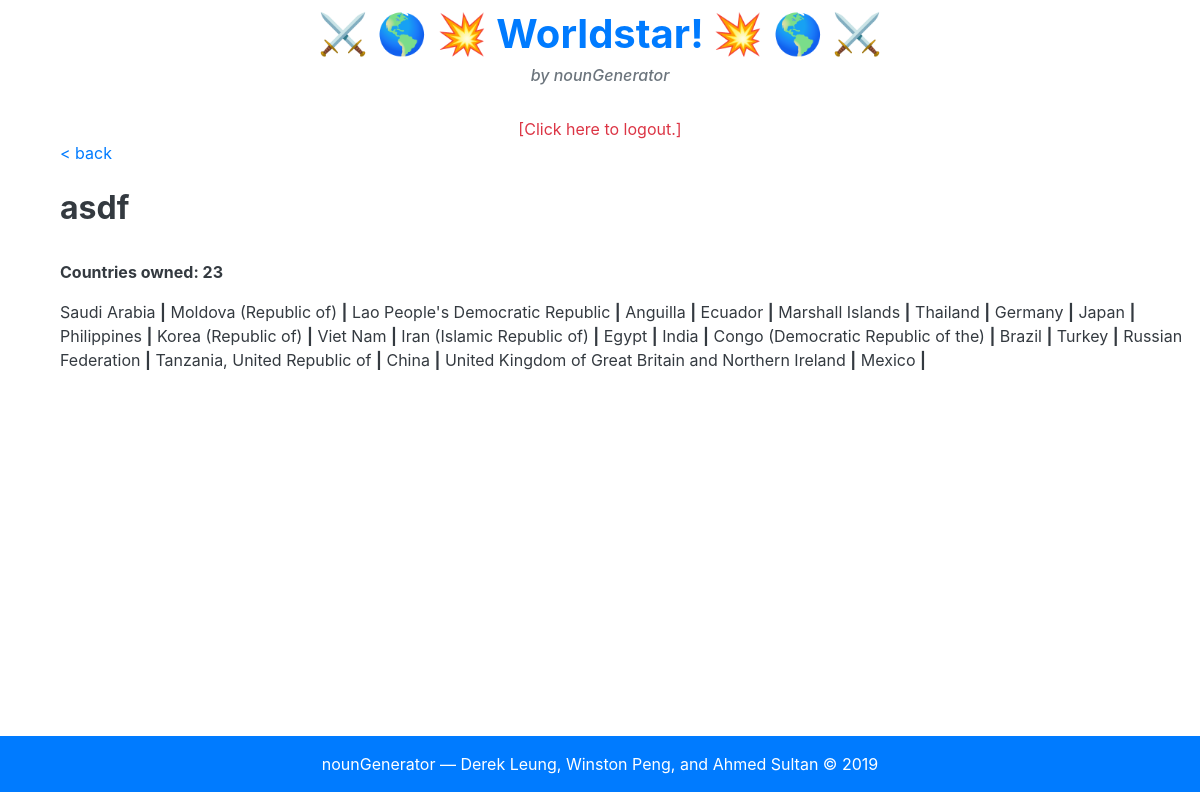
/profile/asdf, run on the app's committed database.
### tables this page shows
CREATE TABLE countrydata(countryname TEXT, owner TEXT, hiScore INTEGER);

### app.py (the view)
@app.route("/profile/<username>")
def profile(username):
    user = ""
    with sqlite3.connect(DB_FILE) as connection:
        cur = connection.cursor()
        qry = 'SELECT username, password FROM userdata;'
        foo = cur.execute(qry)
        userList = foo.fetchall()
        for row in userList:
            if (username == row[0]):
                user = username
                break
    with sqlite3.connect(DB_FILE) as connection2:
        cur = connection2.cursor()
        qry = 'SELECT * FROM countrydata WHERE owner="{}";'.format(username)
        foo = cur.execute(qry)
        countryList = foo.fetchall()
        countriesOwnedArray = []
        for row in countryList:
            countriesOwnedArray.append(row)
    return render_template("profile.html", user=user, carray=countriesOwnedArray, lenArr=len(countriesOwnedArray))

### templates/profile.html (shortened to what this page needs)
{% extends "base.html" %}
{% block body %}
<a class="text-primary" style="text-align: left; padding-left: 5vw;" href="/home">&lt; back</a>
<br> <br>
<h2 class="text-dark" style="text-align: left; padding-left: 5vw; font-weight: bold;">{{ user }}</h2>
<br>
<p class="text-dark" style="text-align: left; padding-left: 5vw; font-weight: bold;">Countries owned: {{ lenArr }}</p>
<p class="text-dark" style="text-align: left; padding-left: 5vw;">
     {% for selection in carray %}
     {{ selection[0] }} <b>|</b>
     {% endfor %}
</p>
{% endblock %}
{% block logout %}
<div style="text-align: center;">
     <br>
     <a class="text-danger" href="/logout">[Click here to logout.]</a>
</div>
{% endblock %}

### data on the page
countrydata: countryname "Saudi Arabia"
countrydata: countryname "Moldova (Republic of)"
countrydata: countryname "Lao People's Democratic Republic"
countrydata: countryname "Anguilla"
countrydata: countryname "Ecuador"
countrydata: countryname "Marshall Islands"
countrydata: countryname "Thailand"
countrydata: countryname "Germany"
countrydata: countryname "Japan"
countrydata: countryname "Philippines"
countrydata: countryname "Korea (Republic of)"
countrydata: countryname "Viet Nam"
countrydata: countryname "Iran (Islamic Republic of)"
countrydata: countryname "Egypt"
countrydata: countryname "India"
countrydata: countryname "Congo (Democratic Republic of the)"
countrydata: countryname "Brazil"
countrydata: countryname "Turkey"
countrydata: countryname "Russian Federation"
countrydata: countryname "Tanzania, United Republic of"
countrydata: countryname "China"
countrydata: countryname "United Kingdom of Great Britain and Northern Ireland"
countrydata: countryname "Mexico"

### other printed values
{{ user }} "asdf"
{{ lenArr }} "23"
